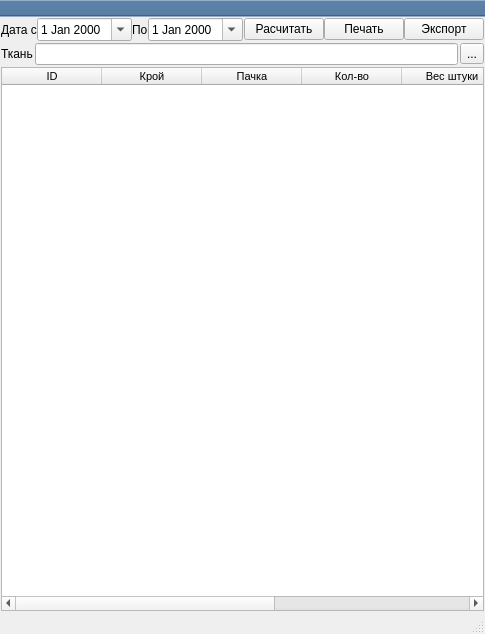
<?xml version="1.0" encoding="UTF-8"?>
<ui version="4.0">
 <class>MainWindow</class>
 <widget class="QMainWindow" name="MainWindow">
  <property name="geometry">
   <rect>
    <x>0</x>
    <y>0</y>
    <width>485</width>
    <height>634</height>
   </rect>
  </property>
  <property name="windowTitle">
   <string>Проверка веса пачек</string>
  </property>
  <widget class="QWidget" name="centralwidget">
   <layout class="QGridLayout" name="gridLayout_3">
    <property name="leftMargin">
     <number>1</number>
    </property>
    <property name="topMargin">
     <number>1</number>
    </property>
    <property name="rightMargin">
     <number>1</number>
    </property>
    <property name="bottomMargin">
     <number>1</number>
    </property>
    <property name="spacing">
     <number>2</number>
    </property>
    <item row="0" column="0">
     <layout class="QGridLayout" name="gridLayout_2">
      <property name="spacing">
       <number>0</number>
      </property>
      <item row="0" column="10">
       <widget class="QPushButton" name="pushButton_5">
        <property name="text">
         <string>Экспорт</string>
        </property>
       </widget>
      </item>
      <item row="0" column="4">
       <widget class="QDateEdit" name="de_date_to">
        <property name="calendarPopup">
         <bool>true</bool>
        </property>
       </widget>
      </item>
      <item row="0" column="7">
       <spacer name="horizontalSpacer">
        <property name="orientation">
         <enum>Qt::Horizontal</enum>
        </property>
        <property name="sizeHint" stdset="0">
         <size>
          <width>40</width>
          <height>20</height>
         </size>
        </property>
       </spacer>
      </item>
      <item row="0" column="8">
       <widget class="QPushButton" name="pushButton">
        <property name="text">
         <string>Расчитать</string>
        </property>
       </widget>
      </item>
      <item row="0" column="9">
       <widget class="QPushButton" name="pushButton_4">
        <property name="text">
         <string>Печать</string>
        </property>
       </widget>
      </item>
      <item row="0" column="3">
       <widget class="QLabel" name="label_2">
        <property name="text">
         <string>По</string>
        </property>
       </widget>
      </item>
      <item row="0" column="2">
       <widget class="QDateEdit" name="de_date_from">
        <property name="calendarPopup">
         <bool>true</bool>
        </property>
       </widget>
      </item>
      <item row="0" column="1">
       <widget class="QLabel" name="label">
        <property name="text">
         <string>Дата с</string>
        </property>
       </widget>
      </item>
      <item row="0" column="5">
       <spacer name="horizontalSpacer_2">
        <property name="orientation">
         <enum>Qt::Horizontal</enum>
        </property>
        <property name="sizeHint" stdset="0">
         <size>
          <width>40</width>
          <height>20</height>
         </size>
        </property>
       </spacer>
      </item>
     </layout>
    </item>
    <item row="2" column="0">
     <widget class="QTableWidget" name="tw_pack">
      <property name="font">
       <font>
        <family>Tahoma</family>
        <pointsize>8</pointsize>
       </font>
      </property>
      <property name="editTriggers">
       <set>QAbstractItemView::NoEditTriggers</set>
      </property>
      <property name="alternatingRowColors">
       <bool>true</bool>
      </property>
      <property name="selectionBehavior">
       <enum>QAbstractItemView::SelectRows</enum>
      </property>
      <property name="sortingEnabled">
       <bool>true</bool>
      </property>
      <attribute name="verticalHeaderVisible">
       <bool>false</bool>
      </attribute>
      <attribute name="verticalHeaderDefaultSectionSize">
       <number>20</number>
      </attribute>
      <attribute name="verticalHeaderMinimumSectionSize">
       <number>18</number>
      </attribute>
      <column>
       <property name="text">
        <string>ID</string>
       </property>
      </column>
      <column>
       <property name="text">
        <string>Крой</string>
       </property>
      </column>
      <column>
       <property name="text">
        <string>Пачка</string>
       </property>
      </column>
      <column>
       <property name="text">
        <string>Кол-во</string>
       </property>
      </column>
      <column>
       <property name="text">
        <string>Вес штуки</string>
       </property>
      </column>
      <column>
       <property name="text">
        <string>Вес обрези</string>
       </property>
      </column>
      <column>
       <property name="text">
        <string>Вес доп. ткани</string>
       </property>
      </column>
     </widget>
    </item>
    <item row="1" column="0">
     <layout class="QGridLayout" name="gridLayout">
      <item row="0" column="1">
       <widget class="QLineEdit" name="le_matrial">
        <property name="readOnly">
         <bool>true</bool>
        </property>
       </widget>
      </item>
      <item row="0" column="0">
       <widget class="QLabel" name="label_3">
        <property name="text">
         <string>Ткань</string>
        </property>
       </widget>
      </item>
      <item row="0" column="2">
       <widget class="QToolButton" name="toolButton">
        <property name="text">
         <string>...</string>
        </property>
       </widget>
      </item>
     </layout>
    </item>
   </layout>
  </widget>
  <widget class="QStatusBar" name="statusBar"/>
  <widget class="QToolBar" name="toolBar">
   <property name="windowTitle">
    <string>toolBar</string>
   </property>
   <property name="styleSheet">
    <string notr="true">background-color: rgb(89, 125, 163);</string>
   </property>
   <property name="movable">
    <bool>false</bool>
   </property>
   <attribute name="toolBarArea">
    <enum>TopToolBarArea</enum>
   </attribute>
   <attribute name="toolBarBreak">
    <bool>false</bool>
   </attribute>
  </widget>
 </widget>
 <resources/>
 <connections>
  <connection>
   <sender>pushButton</sender>
   <signal>clicked()</signal>
   <receiver>MainWindow</receiver>
   <slot>ui_calc()</slot>
   <hints>
    <hint type="sourcelabel">
     <x>314</x>
     <y>19</y>
    </hint>
    <hint type="destinationlabel">
     <x>484</x>
     <y>0</y>
    </hint>
   </hints>
  </connection>
  <connection>
   <sender>toolButton</sender>
   <signal>clicked()</signal>
   <receiver>MainWindow</receiver>
   <slot>ui_view_material()</slot>
   <hints>
    <hint type="sourcelabel">
     <x>466</x>
     <y>42</y>
    </hint>
    <hint type="destinationlabel">
     <x>484</x>
     <y>0</y>
    </hint>
   </hints>
  </connection>
  <connection>
   <sender>tw_pack</sender>
   <signal>cellDoubleClicked(int,int)</signal>
   <receiver>MainWindow</receiver>
   <slot>ui_dc_row()</slot>
   <hints>
    <hint type="sourcelabel">
     <x>403</x>
     <y>303</y>
    </hint>
    <hint type="destinationlabel">
     <x>581</x>
     <y>303</y>
    </hint>
   </hints>
  </connection>
 </connections>
 <slots>
  <slot>ui_calc()</slot>
  <slot>ui_view_material()</slot>
  <slot>ui_dc_row()</slot>
 </slots>
</ui>
